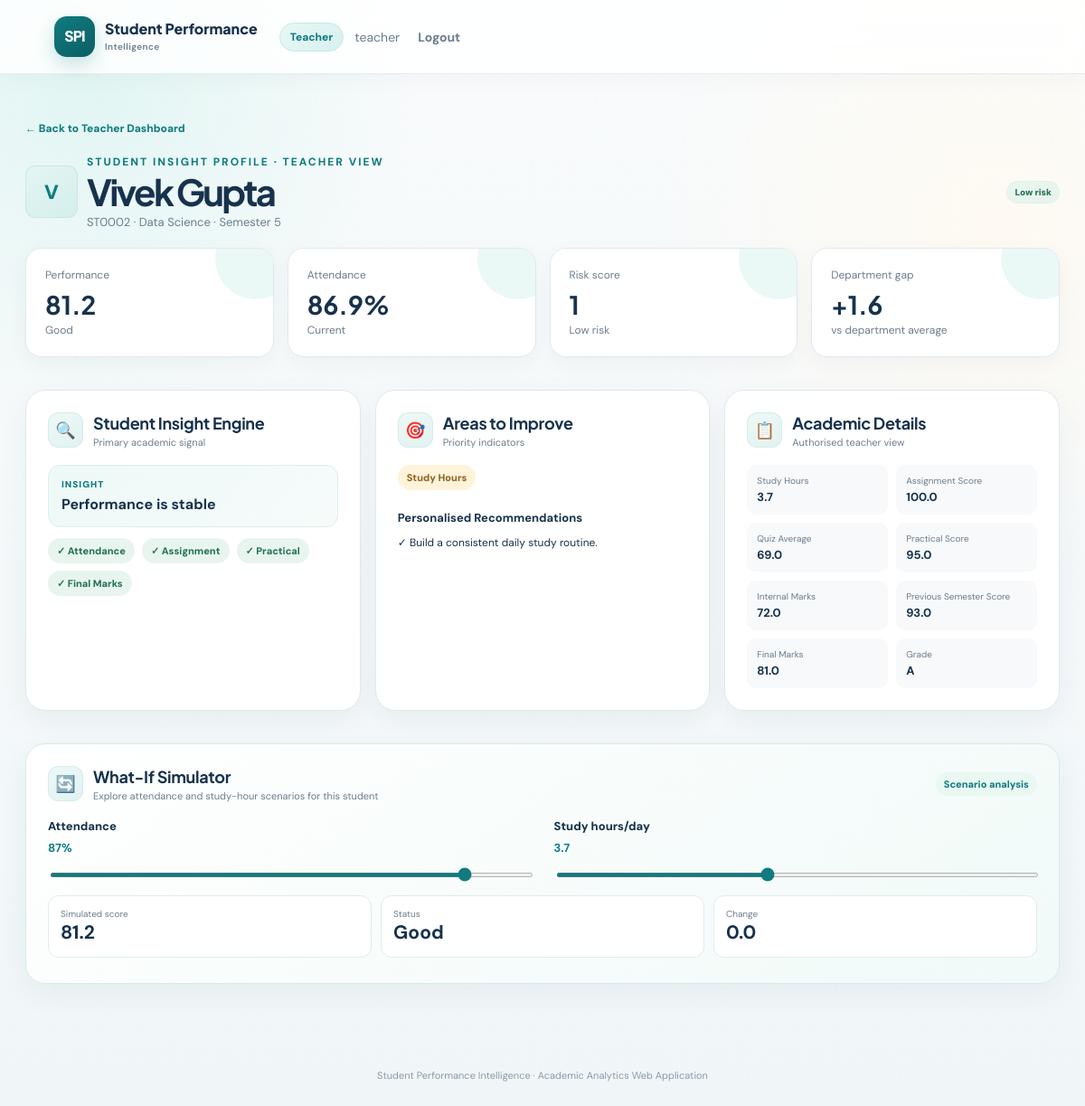
The page /teacher/student/ST0002 (signed in) on the database its author committed.
### tables this page shows
CREATE TABLE students (
        Student_ID TEXT PRIMARY KEY, Name TEXT, Gender TEXT, Department TEXT, Semester INTEGER,
        Attendance REAL, Study_Hours REAL, Assignment_Submission_Rate REAL, Assignment_Score REAL,
        Quiz_Average REAL, Practical_Score REAL, Internal_Marks REAL, Previous_Semester_Score REAL,
        Participation_Score REAL, Extra_Curricular TEXT, Final_Marks REAL, Grade TEXT,
        Performance_Score REAL, Performance_Status TEXT, Support_Flag TEXT, Department_Average REAL,
        Performance_Gap REAL, Primary_Insight TEXT);

### app.py (the view)
@app.route('/teacher/student/<student_id>')
def teacher_student(student_id):
    if not login_required('teacher'): return redirect(url_for('login'))
    conn=get_db(); row=conn.execute('SELECT * FROM students WHERE Student_ID=?',(student_id,)).fetchone(); conn.close()
    if not row: return 'Student not found',404
    return render_template('student_detail.html', student=enrich(row), teacher=True)

### app.py (called while the page is built)
def get_db():
    conn = sqlite3.connect(DB)
    conn.row_factory = sqlite3.Row
    return conn

def risk_score(row):
    score = 0
    if row['Attendance'] < 60: score += 3
    elif row['Attendance'] < 75: score += 2
    elif row['Attendance'] < 85: score += 1
    if row['Study_Hours'] < 2: score += 3
    elif row['Study_Hours'] < 4: score += 1
    if row['Final_Marks'] < 50: score += 3
    elif row['Final_Marks'] < 65: score += 2
    elif row['Final_Marks'] < 75: score += 1
    if row['Practical_Score'] < 50: score += 2
    elif row['Practical_Score'] < 60: score += 1
    if row['Assignment_Score'] < 50: score += 2
    if row['Quiz_Average'] < 50: score += 2
    return score

def risk_level(score):
    if score >= 6: return 'High'
    if score >= 3: return 'Medium'
    return 'Low'

def login_required(role=None):
    return 'username' in session and (role is None or session.get('role') == role)

### templates/student_detail.html (shortened to what this page needs)
{% extends 'base.html' %}{% block content %}<a class="back-link" href="{{ url_for('teacher_dashboard') }}">← Back to Teacher Dashboard</a>
<section class="profile-head"><div class="student-cell"><span class="avatar large">{{ student.Name[0] }}</span><div><div class="eyebrow">STUDENT INSIGHT PROFILE · TEACHER VIEW</div><h1>{{ student.Name }}</h1><p>{{ student.Student_ID }} · {{ student.Department }} · Semester {{ student.Semester }}</p></div></div><span class="badge {{ student.Risk_Level|lower }}">{{ student.Risk_Level }} risk</span></section>
<section class="metric-grid"><div class="metric"><span>Performance</span><strong>{{ student.Performance_Score }}</strong><small>{{ student.Performance_Status }}</small></div><div class="metric"><span>Attendance</span><strong>{{ '%.1f'|format(student.Attendance) }}%</strong><small>Current</small></div><div class="metric"><span>Risk score</span><strong>{{ student.Risk_Score }}</strong><small>{{ student.Risk_Level }} risk</small></div><div class="metric"><span>Department gap</span><strong>{{ '%+.1f'|format(student.Performance_Gap) }}</strong><small>vs department average</small></div></section>
<div class="three-grid"><section class="panel"><div class="section-title"><div><span class="icon-bubble">🔍</span><div><h2>Student Insight Engine</h2><small>Primary academic signal</small></div></div></div><div class="primary-insight"><span>Insight</span><b>{{ student.Primary_Insight }}</b></div><div class="tag-list">{% for x in student.Strengths %}<span class="tag positive">✓ {{ x }}</span>{% endfor %}{% if not student.Strengths %}<span class="muted">No strong metric above the configured threshold.</span>{% endif %}</div></section><section class="panel"><div class="section-title"><div><span class="icon-bubble">🎯</span><div><h2>Areas to Improve</h2><small>Priority indicators</small></div></div></div><div class="tag-list">{% for x in student.Improvement_Areas %}<span class="tag focus">{{ x }}</span>{% else %}<span class="muted">No major low-score area.</span>{% endfor %}</div><h3 class="mini-heading">Personalised Recommendations</h3>{% for r in student.Recommendations %}<p class="rec-line">✓ {{ r }}</p>{% endfor %}</section><section class="panel"><div class="section-title"><div><span class="icon-bubble">📋</span><div><h2>Academic Details</h2><small>Authorised teacher view</small></div></div></div><div class="details compact">{% for k in ['Study_Hours','Assignment_Score','Quiz_Average','Practical_Score','Internal_Marks','Previous_Semester_Score','Final_Marks','Grade'] %}<div><small>{{ k|replace('_',' ') }}</small><b>{{ student[k] }}</b></div>{% endfor %}</div></section></div>
<section class="panel whatif teacher-whatif"><div class="section-title"><div><span class="icon-bubble">🔄</span><div><h2>What-If Simulator</h2><small>Explore attendance and study-hour scenarios for this student</small></div></div><span class="ai-status">Scenario analysis</span></div><div class="slider-row"><label>Attendance <b id="av">{{ '%.0f'|format(student.Attendance) }}%</b><input id="attendance" type="range" min="0" max="100" value="{{ student.Attendance }}" oninput="updateWhatIf()"></label><label>Study hours/day <b id="sv">{{ '%.1f'|format(student.Study_Hours) }}</b><input id="study" type="range" min="0" max="8" step="0.5" value="{{ student.Study_Hours }}" oninput="updateWhatIf()"></label></div><div class="whatif-result"><div><span>Simulated score</span><b id="ws">{{ student.Performance_Score }}</b></div><div><span>Status</span><b id="wt">{{ student.Performance_Status }}</b></div><div><span>Change</span><b id="wc">0.0</b></div></div></section>
{% endblock %}

### rows shown on the page
students: Name "V", Name "Vivek Gupta", Student_ID "ST0002", Department "Data Science", Semester "5", Performance_Score "81.2", Performance_Status "Good", Attendance "86.9", Performance_Gap "+1.6", Primary_Insight "Performance is stable", Study_Hours "3.7" "100.0" "69.0" "95.0" "72.0" "93.0" "81.0" "A", Attendance "87", Study_Hours "3.7", Study_Hours "3.5"

### other values the page prints
{{ session.get('role')|title }} "Teacher"
{{ session.get('username') }} "teacher"
{{ student.Risk_Level }} "Low"
{{ student.Risk_Score }} "1"
{{ x }} "Attendance" "Assignment" "Practical" "Final Marks"
{{ x }} "Study Hours"
{{ r }} "Build a consistent daily study routine."
{{ k|replace('_',' ') }} "Study Hours" "Assignment Score" "Quiz Average" "Practical Score" "Internal Marks" "Previous Semester Score" "Final Marks" "Grade"
